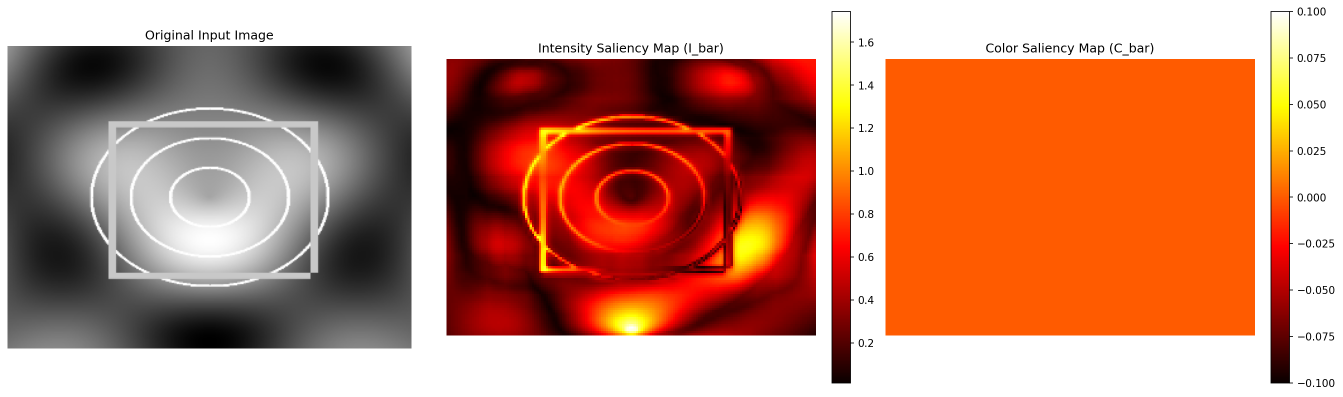
#> input picture conspicuous_maps.png, 2685 x 793 px (shown at 1/2 size)
$ python orientation_saliency.py --image_path ../conspicuous_maps.png   (older library calls are emulated)
#> lines starting #> are read from the running program, lines starting #| are printed output that depends on the picture
### BIAS/utils.py
import cv2
import argparse
import numpy as np
# import cupy as np
import matplotlib.pyplot as plt
from scipy.ndimage import maximum_filter
from scipy.signal import convolve2d
from scipy.signal import convolve
import time
from functools import wraps
import ctypes

def load_maximum_dll(path = './find_local_maximas.dll'):
    maximum_dll = ctypes.CDLL(path)
    return maximum_dll

# [12 lines left out: function find_maximum_mat, not called in this run]

def timing_decorator(func):
    """timer"""
    # [7 lines left out: function wrapper, not called in this run]
    return wrapper
# @timing_decorator
def specific_Gabor_filter(gabor_lib,image_ptr,M,N,Orientation,Frequency,kernal_size):
    """use dll to compute, you may check the computation cost here."""
    gabor_lib.gabor_filter(image_ptr, M, N, Orientation,Frequency,kernal_size)

def initialize_gabor_lib(path = "./gabor_filter.dll"):
    """
    if you edited my code, and you find that the code raise an error that it could not find the dll file, it might be triggerd by C++ function or class in the cpp file like iostream/string/vector/...

    use ctypes.POINTER(ctypes.c_float), ctypes.c_int, ctypes.c_int, ctypes.c_float, ctypes.c_float, ctypes.c_int as input datatype.

    return a gabor_lib, use it just like: gabor_lib.gabor_filter(image_ptr, int: M, int: N, float: Orientation, float: Frequency, int: kernal_size)
    """
    # if path[-4::] != ".dll":
    #     raise AssertionError("maybe you should check if you use the right pathway. the end of the path is not .dll.")
    gabor_lib = ctypes.cdll.LoadLibrary(path)
    gabor_lib.gabor_filter.argtypes = [ctypes.POINTER(ctypes.c_float), ctypes.c_int, ctypes.c_int, ctypes.c_float, ctypes.c_float, ctypes.c_int]
    return gabor_lib


# [58 lines left out: functions gabor_filter, gabor_kernel, gabor_conv1d, not called in this run]

def gabor_conv2d(image:np.float32, orientation:float, frequency:float, ksize:int):
    kernel = cv2.getGaborKernel((ksize,ksize),sigma=3,theta=orientation,lambd=4,gamma=1,psi=0,ktype=cv2.CV_32F)
    return convolve2d(image,kernel, mode='same')

def fill_in_it(fillIn_lib,saliency_ptr,image_ptr,M,N,image_mean,image_sd,threshold=0.03,max_iteration=50):
    """use dll to compute, you may check the computation cost here."""
    fillIn_lib.update_saliency_map(saliency_ptr,image_ptr,M,N,image_mean,image_sd,threshold,max_iteration)

# [268 lines left out: functions initialize_fillIn_lib, fill_blank, gaussian_pyrimid, eight_pyrimid_built, subtraction, sub_img2 and 9 more, not called in this run]

### BIAS/orientation_saliency.py
import numpy as np
import cv2
import matplotlib.pyplot as plt
import argparse
from utils import normalize_img, subtraction, addition, initialize_gabor_lib, gabor_filter, timing_decorator
from utils import gabor_conv1d, timing_decorator, load_maximum_dll, gabor_conv2d
import copy
import ctypes

# [69 lines left out: functions O_c_s_theta, Orientation_maps, synthesis_Orientation_map, not called in this run]

def lst_gaussian_pyramid(image:np.uint8,length:int) -> list[np.uint8]:
    """
    get np.uint8 image as input, generate a list containing a list containing gaussian pyramids of the image
    """
    img = image.copy()
    img_lst = []
    for _height in range(length):
        img_lst.append(img)
        img = cv2.pyrDown(img)
    return img_lst


def implement_gaborfilter(gabor_lib:ctypes.CDLL,image:np.float32, Orientation:float, Frequency:float,kernal_size:int):
    gabor_filter(gabor_lib,image, Orientation, Frequency,kernal_size)
    # gabor_conv1d(image,Orientation,Frequency,kernal_size)
    # gabor_conv2d(image,Orientation,Frequency,kernal_size)


def read_image(path:str,default_size:tuple)->np.uint8:
    """
    just simply read an image and convert it into default_size
    """
#> called with path = '../conspicuous_maps.png', default_size = (640, 480)
    return cv2.cvtColor(cv2.resize(cv2.imread(path),default_size,interpolation=cv2.INTER_NEAREST),cv2.COLOR_BGR2GRAY)
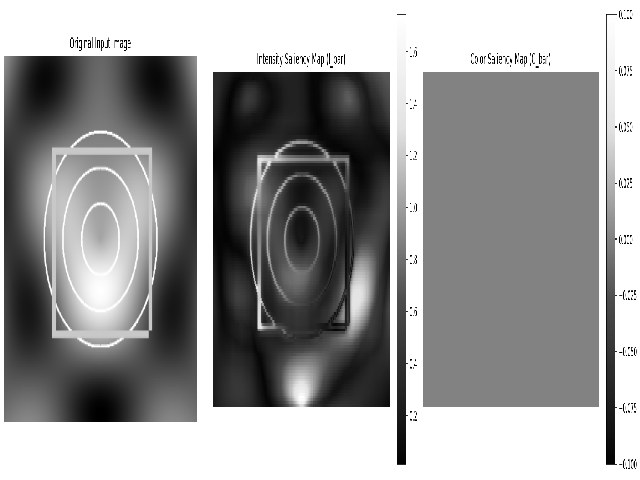
#> returned value: shape (480, 640); min 0, max 255, mean 153.7
# [122 lines left out: functions test_Orientation_pyramid_build, Orientation_pyramid_build, not called in this run]


def parse_args():
    parse = argparse.ArgumentParser(description='Essential parameters for gabor processing')
    parse.add_argument('--image_path', default="E:\\your_path\\RealtimeSaliency\\test_image\\circle.jpg", type=str, help='path of sample image')
    parse.add_argument('--total_height',default=9,type=int,help='total height of orientation pyramid, equals to height of gaussian pyramid + kernel size Pyramid')
    parse.add_argument('--pyramid_height', default=5, type=int, help='height of Gaussian Pyramid')
    parse.add_argument('--gabor_kernel_size',default=33,type=int,help='the minimal value of gabor kernel size. when meet some constrains, we would double some params.')
    parse.add_argument('--num_of_thetas',default=4,type=int,help='different gabor filter orientations.')
    parse.add_argument('--mini_sigma',default=0.5,type=float,help='sigma of gabor kernel, if the image is too small hori2then double it.')
    parse.add_argument('--gabor_lambda',default=np.pi/np.sqrt(2*np.log(1/0.5)),type=float,help = 'lambda for gabor kernels')
    parse.add_argument('--gabor_gamma',default=1,type=float,help = 'gamma value for gabor filter.')
    parse.add_argument('--default_size',default=(640,480),type=tuple,help = 'default size of image')
    parse.add_argument('--center',default = (2,3,4),type=tuple,help = "center params. Itti default params are (2, 3, 4)")
    parse.add_argument('--surrounding',default = (3,4),type=tuple,help = "surrounding params. Itti default params are (3, 4)")
    # parse.add_argument('--num_of_motions',default=8,type=int,help='different gabor motion filter orientations.')

    args = parse.parse_args()
    return args

# @timing_decorator
# [25 lines left out: functions O_bar_synthesis, test_O_bar_synthesis, not called in this run]

if __name__ == "__main__":
    args = parse_args()
    sample_image = read_image(args.image_path,args.default_size)
    # plt.imshow(sample_image)
    # plt.show()
    print(sample_image.shape)
#| (480, 640)
    pyra_imgs = lst_gaussian_pyramid(sample_image,args.total_height)
#> the loop in lst_gaussian_pyramid, `for _height in range(length):` made 9 passes
#> img on passes 8 to 9: [[146, 148, 163], [132, 127, 140]], [[140, 143]]
#> pass 1, in lst_gaussian_pyramid, `img = cv2.pyrDown(img)`:
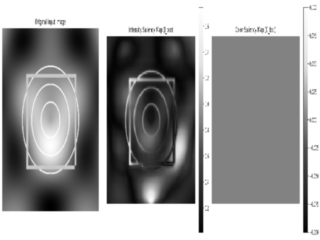
#> img: shape (240, 320); min 0, max 255, mean 153.7
#> pass 2, in lst_gaussian_pyramid, `img = cv2.pyrDown(img)`:
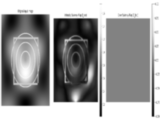
#> img: shape (120, 160); min 0, max 255, mean 153.6
#> pass 3, in lst_gaussian_pyramid, `img = cv2.pyrDown(img)`:
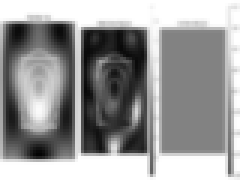
#> img: shape (60, 80) (shown 3 times larger); min 4, max 255, mean 153.3
#> after the loop in lst_gaussian_pyramid, `for _height in range(length):`: img_lst = 9 items
#> pyra_imgs = 9 items
    # fig, axs = plt.subplots(2,3)
    # for index in range(args.pyramid_height):
    #     axs[index//3,index%3].imshow(pyra_imgs[index])
    # plt.show()
    gabor_lib = initialize_gabor_lib()
#> (the run stopped early here; a loop or call above may not have finished)

$ run again, on orientation_gabor_filters.png
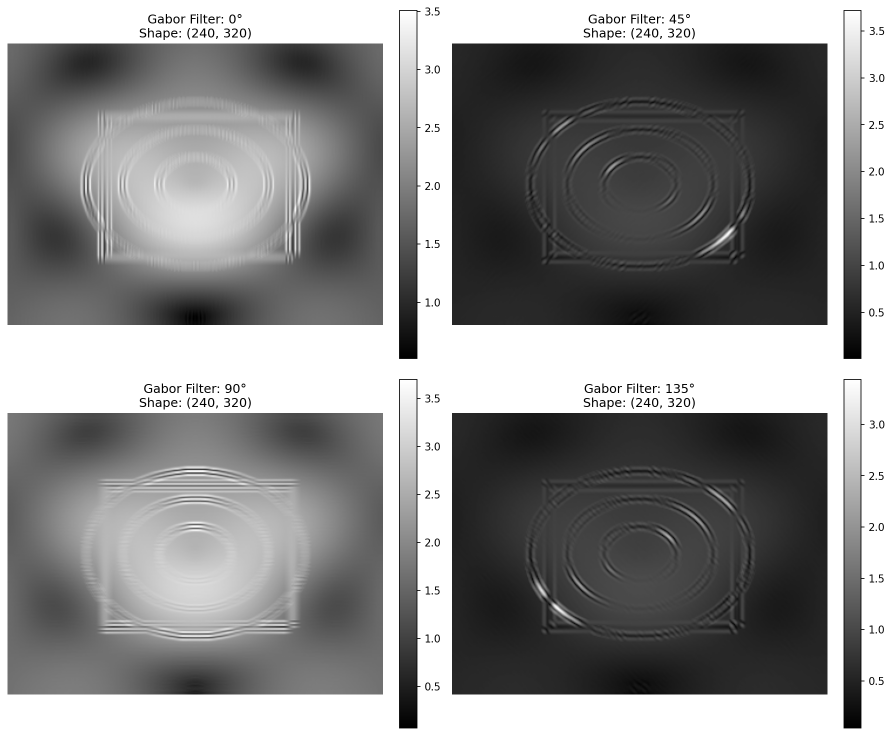
#> input picture orientation_gabor_filters.png, 1785 x 1471 px (shown at 1/2 size)
#> in read_image, `return cv2.cvtColor(cv2.resize(cv2.imread(path),default_size,interpola..`:
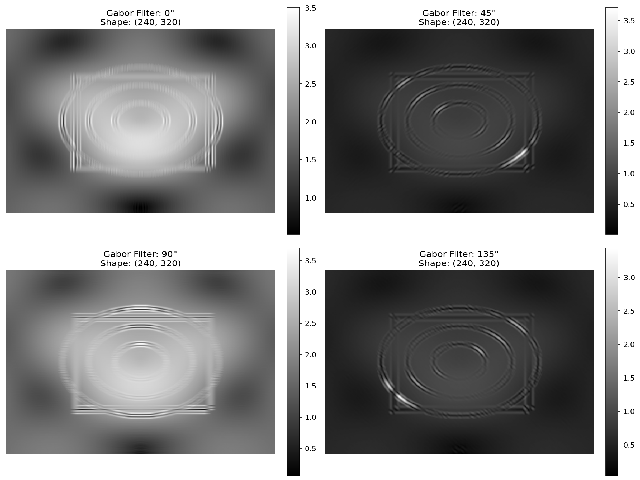
#> returned value: shape (480, 640); min 0, max 255, mean 138.9
#| (480, 640)
#> the loop in lst_gaussian_pyramid, `for _height in range(length):` made 9 passes
#> img on passes 8 to 9: [[156, 142, 115], [157, 141, 112]], [[144, 133]]
#> pass 3, in lst_gaussian_pyramid, `img = cv2.pyrDown(img)`:
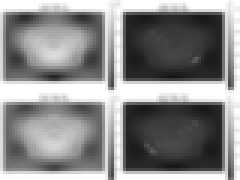
#> img: shape (60, 80) (shown 3 times larger); min 21, max 255, mean 138.8
#> after the loop in lst_gaussian_pyramid, `for _height in range(length):`: img_lst = 9 items

$ run again, on pyramid_levels.png
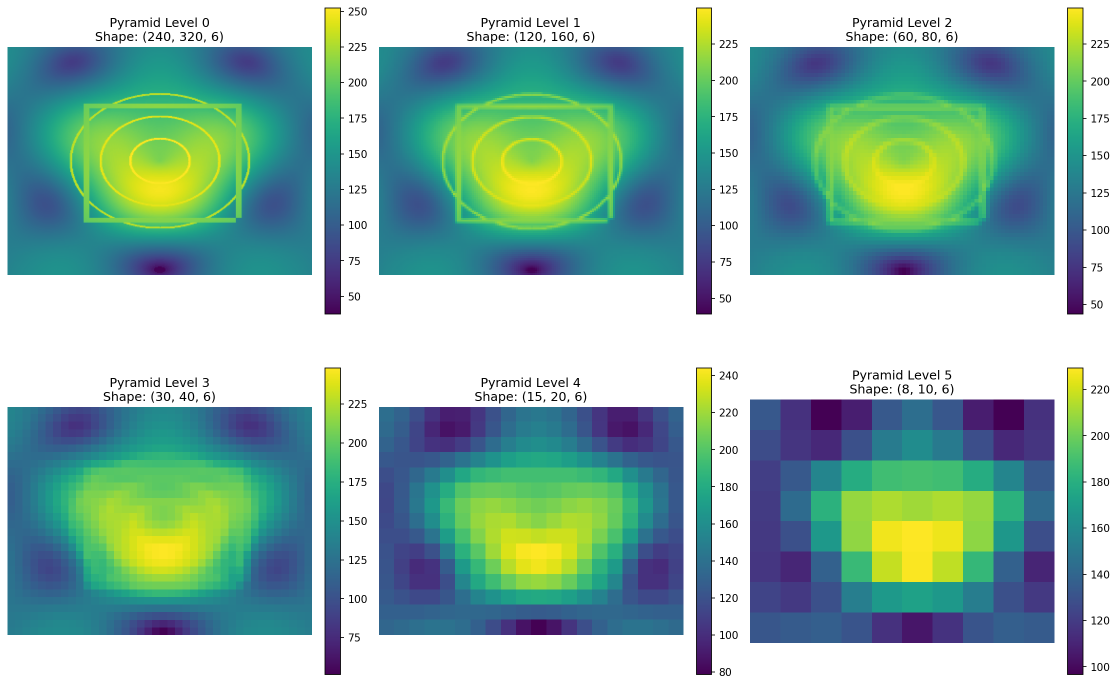
#> input picture pyramid_levels.png, 2235 x 1371 px (shown at 1/2 size)
#> in read_image, `return cv2.cvtColor(cv2.resize(cv2.imread(path),default_size,interpola..`:
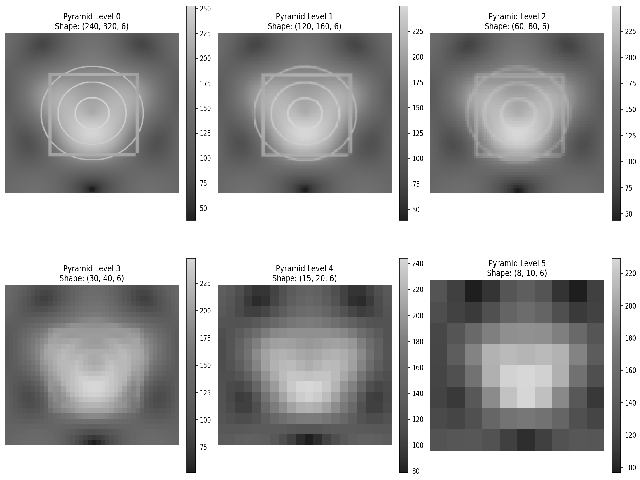
#> returned value: shape (480, 640); min 0, max 255, mean 171.3
#| (480, 640)
#> the loop in lst_gaussian_pyramid, `for _height in range(length):` made 9 passes
#> img on passes 8 to 9: [[169, 172, 171], [170, 170, 168]], [[170, 170]]
#> pass 3, in lst_gaussian_pyramid, `img = cv2.pyrDown(img)`:
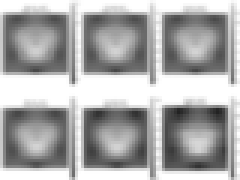
#> img: shape (60, 80) (shown 3 times larger); min 35, max 255, mean 171.1
#> after the loop in lst_gaussian_pyramid, `for _height in range(length):`: img_lst = 9 items
